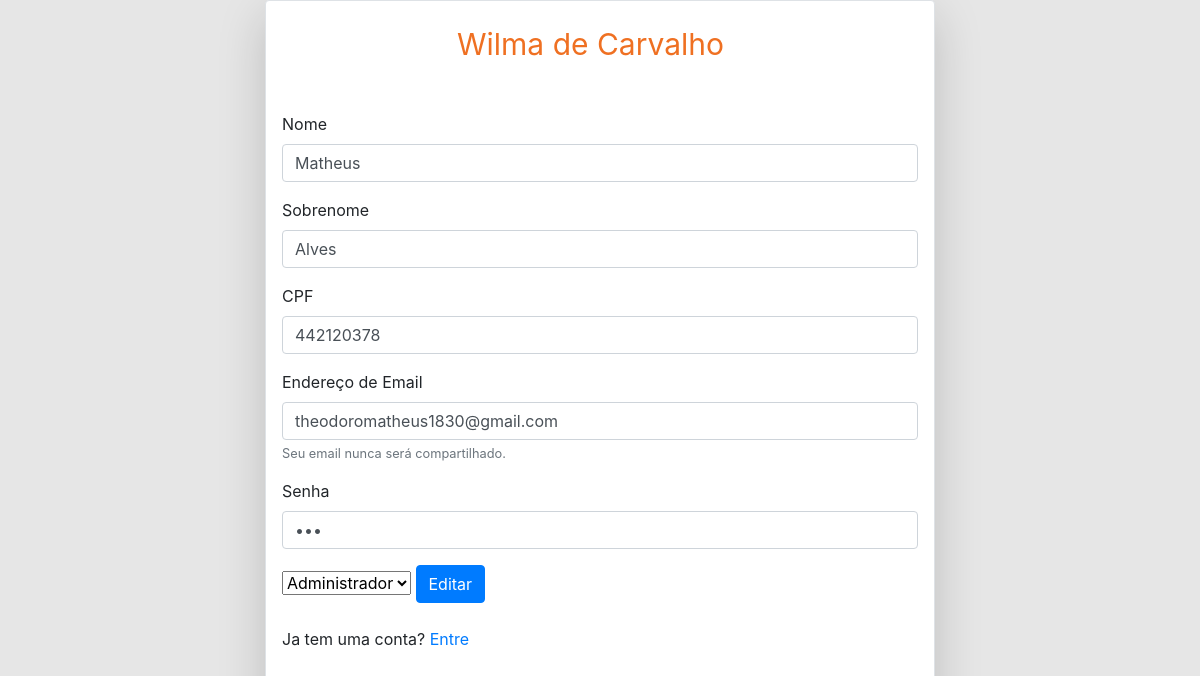
The app's page /paginas/edit_user.php?idUsuario=25 (signed in) with its own data.
### tables this page shows
CREATE TABLE `usuarios` (
  `idUsuario` int(11) NOT NULL,
  `nome` varchar(100) NOT NULL,
  `sobrenome` varchar(150) DEFAULT NULL,
  `email` varchar(150) NOT NULL,
  `cpf` varchar(14) NOT NULL,
  `permissao` varchar(50) DEFAULT 'usuario',
  `senha` varchar(150) DEFAULT NULL
);

### paginas/edit_user.php (the view, shortened to what this page needs)
<html>
<head>
<link rel="stylesheet" href="https://stackpath.bootstrapcdn.com/bootstrap/4.4.1/css/bootstrap.min.css">
<link rel="stylesheet" type="text/css" href="../css/cadastro_img.css">
<link rel="stylesheet" href="https://cdnjs.cloudflare.com/ajax/libs/font-awesome/4.7.0/css/font-awesome.min.css">
</head>
<body style="background-color: #E6E6E6">
<main>
	<div class="container border rounded shadow-lg p-3 mb-5 bg-white" style="width: 670px; position: relative; height: 850px; background-color: white;">
		<div class="col-4" style="position: relative; left: 160px;">
			  <a class="navbar-brand texto-laranja float-left" href="index.php" style="color: #EF7022; font-size: 30px;">Wilma de Carvalho</a>
			  <button class="navbar-toggler" type="button" data-toggle="collapse" data-target="#navbarNav" aria-controls="navbarNav" aria-expanded="false" aria-label="Toggle navigation">
				<span class="navbar-toggler-icon"></span>
			  </button>
		</div>
		<?php
			require_once('teste_conexao.php');
			$idUsuario = filter_input(INPUT_GET, 'idUsuario',FILTER_SANITIZE_NUMBER_INT);
			$sql = "SELECT * FROM usuarios WHERE idUsuario = '$idUsuario'";
			$result = mysqli_query($conn, $sql);
			$select = mysqli_fetch_array($result);
		?>
		<form method="post" action="update.php">
		  <div class="form-group">
			<label for="exampleInputEmail1">Nome</label>
			<input type="nome" name="nome" class="form-control" id="exampleInputEmail1" value="<?php echo $select['nome'];?>" aria-describedby="emailHelp">
		  </div>
		  <div class="form-group">
			<label for="exampleInputEmail1">Sobrenome</label>
			<input type="sobrenome" name="sobrenome" class="form-control" id="exampleInputEmail1" value="<?php echo $select['sobrenome'];?>" aria-describedby="emailHelp">
		  </div>
		  <div class="form-group">
			<label for="exampleInputEmail1">CPF</label>
			<input type="cpf" name="cpf" class="form-control" id="exampleInputEmail1" value="<?php echo $select['cpf'];?> "aria-describedby="emailHelp">
		  </div>
		  <div class="form-group">
			<label for="exampleInputEmail1">Endereço de Email</label>
			<input type="email" name="email" class="form-control" id="exampleInputEmail1" value="<?php echo $select['email'];?>" aria-describedby="emailHelp">
			<small id="emailHelp" class="form-text text-muted">Seu email nunca será compartilhado.</small>
		  </div>
		  <div class="form-group">
			<label for="exampleInputPassword1">Senha</label>
			<input type="password" name="senha" class="form-control" id="exampleInputPassword1" value="<?php echo $select['senha'];?>">
		  </div>
		  <?php
		if($select['permissao']=='usuario'){
			$select_1 = 'selected = selected';
			$select_2 = '';
		}
		else{
			$select_2 = 'selected = selected';
		}
		  ?>
		  <select class="form-group" name="permissao">
				<option value="administrador" <?php echo $select_2?>>Administrador</option>
		  </select>
		  <button type="submit" name="salvar" class="btn btn-primary">Editar</button>
		</form>
		<span>Ja tem uma conta?<a href="file:///C:/Users/matheus.tcalves/Documents/proj-matheus/paginas/login.html"> Entre</a></span>
	</div>
</main>
</body>

### records on screen
usuarios: nome "Matheus", sobrenome "Alves", cpf "442120378", email "theodoromatheus1830@gmail.com"
